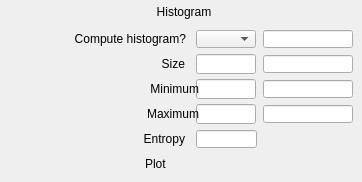
   <widget class="caFrame" name="caFrame_1">
    <property name="geometry">
     <rect>
      <x>755</x>
      <y>245</y>
      <width>362</width>
      <height>182</height>
     </rect>
    </property>
    <widget class="caGraphics" name="caRectangle_1">
     <property name="geometry">
      <rect>
       <x>127</x>
       <y>2</y>
       <width>107</width>
       <height>21</height>
      </rect>
     </property>
     <property name="foreground">
      <color>
       <red>218</red>
       <green>218</green>
       <blue>218</blue>
      </color>
     </property>
     <property name="linestyle" stdset="0">
      <enum>caGraphics::Solid</enum>
     </property>
     <property name="fillstyle" stdset="0">
      <enum>caGraphics::Filled</enum>
     </property>
     <property name="lineColor">
      <color>
       <red>218</red>
       <green>218</green>
       <blue>218</blue>
      </color>
     </property>
     <property name="form">
      <enum>caGraphics::Rectangle</enum>
     </property>
    </widget>
    <widget class="caLabel" name="caLabel_1">
     <property name="geometry">
      <rect>
       <x>130</x>
       <y>2</y>
       <width>108</width>
       <height>20</height>
      </rect>
     </property>
     <property name="frameShape">
      <enum>QFrame::NoFrame</enum>
     </property>
     <property name="text">
      <string>Histogram</string>
     </property>
     <property name="alignment">
      <set>Qt::AlignAbsolute|Qt::AlignCenter|Qt::AlignHCenter|Qt::AlignVCenter</set>
     </property>
     <property name="fontScaleMode">
      <enum>ESimpleLabel::WidthAndHeight</enum>
     </property>
     <property name="foreground">
      <color>
       <red>10</red>
       <green>0</green>
       <blue>184</blue>
      </color>
     </property>
     <property name="background">
      <color alpha="0">
       <red>10</red>
       <green>0</green>
       <blue>184</blue>
      </color>
     </property>
    </widget>
    <widget class="caMenu" name="caMenu_0">
     <property name="geometry">
      <rect>
       <x>196</x>
       <y>30</y>
       <width>60</width>
       <height>18</height>
      </rect>
     </property>
     <property name="channel" stdset="0">
      <string>$(P)$(R)ComputeHistogram</string>
     </property>
     <property name="colorMode">
      <enum>caMenu::Static</enum>
     </property>
     <property name="foreground">
      <color>
       <red>0</red>
       <green>0</green>
       <blue>0</blue>
      </color>
     </property>
     <property name="background">
      <color>
       <red>115</red>
       <green>223</green>
       <blue>255</blue>
      </color>
     </property>
    </widget>
    <widget class="caLabel" name="caLabel_2">
     <property name="geometry">
      <rect>
       <x>25</x>
       <y>29</y>
       <width>161</width>
       <height>20</height>
      </rect>
     </property>
     <property name="frameShape">
      <enum>QFrame::NoFrame</enum>
     </property>
     <property name="text">
      <string>Compute histogram?</string>
     </property>
     <property name="alignment">
      <set>Qt::AlignAbsolute|Qt::AlignRight|Qt::AlignTrailing|Qt::AlignVCenter</set>
     </property>
     <property name="fontScaleMode">
      <enum>ESimpleLabel::WidthAndHeight</enum>
     </property>
     <property name="foreground">
      <color>
       <red>0</red>
       <green>0</green>
       <blue>0</blue>
      </color>
     </property>
     <property name="background">
      <color alpha="0">
       <red>0</red>
       <green>0</green>
       <blue>0</blue>
      </color>
     </property>
    </widget>
    <widget class="caTextEntry" name="caTextEntry_0">
     <property name="geometry">
      <rect>
       <x>196</x>
       <y>54</y>
       <width>60</width>
       <height>20</height>
      </rect>
     </property>
     <property name="channel" stdset="0">
      <string>$(P)$(R)HistSize</string>
     </property>
     <property name="foreground">
      <color>
       <red>0</red>
       <green>0</green>
       <blue>0</blue>
      </color>
     </property>
     <property name="background">
      <color>
       <red>115</red>
       <green>223</green>
       <blue>255</blue>
      </color>
     </property>
     <property name="colorMode">
      <enum>caLineEdit::Static</enum>
     </property>
     <property name="precisionMode">
      <enum>caLineEdit::Channel</enum>
     </property>
     <property name="limitsMode">
      <enum>caLineEdit::Channel</enum>
     </property>
     <property name="maxValue">
      <double>1.000000000000000</double>
     </property>
     <property name="minValue">
      <double>0.000000000000000</double>
     </property>
     <property name="fontScaleMode">
      <enum>caLineEdit::WidthAndHeight</enum>
     </property>
     <property name="formatType">
      <enum>caLineEdit::decimal</enum>
     </property>
    </widget>
    <widget class="caLabel" name="caLabel_3">
     <property name="geometry">
      <rect>
       <x>115</x>
       <y>54</y>
       <width>70</width>
       <height>20</height>
      </rect>
     </property>
     <property name="frameShape">
      <enum>QFrame::NoFrame</enum>
     </property>
     <property name="text">
      <string>Size</string>
     </property>
     <property name="alignment">
      <set>Qt::AlignAbsolute|Qt::AlignRight|Qt::AlignTrailing|Qt::AlignVCenter</set>
     </property>
     <property name="fontScaleMode">
      <enum>ESimpleLabel::WidthAndHeight</enum>
     </property>
     <property name="foreground">
      <color>
       <red>0</red>
       <green>0</green>
       <blue>0</blue>
      </color>
     </property>
     <property name="background">
      <color alpha="0">
       <red>0</red>
       <green>0</green>
       <blue>0</blue>
      </color>
     </property>
    </widget>
    <widget class="caTextEntry" name="caTextEntry_1">
     <property name="geometry">
      <rect>
       <x>196</x>
       <y>79</y>
       <width>60</width>
       <height>20</height>
      </rect>
     </property>
     <property name="channel" stdset="0">
      <string>$(P)$(R)HistMin</string>
     </property>
     <property name="foreground">
      <color>
       <red>0</red>
       <green>0</green>
       <blue>0</blue>
      </color>
     </property>
     <property name="background">
      <color>
       <red>115</red>
       <green>223</green>
       <blue>255</blue>
      </color>
     </property>
     <property name="colorMode">
      <enum>caLineEdit::Static</enum>
     </property>
     <property name="precisionMode">
      <enum>caLineEdit::Channel</enum>
     </property>
     <property name="limitsMode">
      <enum>caLineEdit::Channel</enum>
     </property>
     <property name="maxValue">
      <double>1.000000000000000</double>
     </property>
     <property name="minValue">
      <double>0.000000000000000</double>
     </property>
     <property name="fontScaleMode">
      <enum>caLineEdit::WidthAndHeight</enum>
     </property>
     <property name="formatType">
      <enum>caLineEdit::decimal</enum>
     </property>
    </widget>
    <widget class="caLabel" name="caLabel_4">
     <property name="geometry">
      <rect>
       <x>115</x>
       <y>79</y>
       <width>84</width>
       <height>20</height>
      </rect>
     </property>
     <property name="frameShape">
      <enum>QFrame::NoFrame</enum>
     </property>
     <property name="text">
      <string>Minimum</string>
     </property>
     <property name="alignment">
      <set>Qt::AlignAbsolute|Qt::AlignRight|Qt::AlignTrailing|Qt::AlignVCenter</set>
     </property>
     <property name="fontScaleMode">
      <enum>ESimpleLabel::WidthAndHeight</enum>
     </property>
     <property name="foreground">
      <color>
       <red>0</red>
       <green>0</green>
       <blue>0</blue>
      </color>
     </property>
     <property name="background">
      <color alpha="0">
       <red>0</red>
       <green>0</green>
       <blue>0</blue>
      </color>
     </property>
    </widget>
    <widget class="caTextEntry" name="caTextEntry_2">
     <property name="geometry">
      <rect>
       <x>196</x>
       <y>104</y>
       <width>60</width>
       <height>20</height>
      </rect>
     </property>
     <property name="channel" stdset="0">
      <string>$(P)$(R)HistMax</string>
     </property>
     <property name="foreground">
      <color>
       <red>0</red>
       <green>0</green>
       <blue>0</blue>
      </color>
     </property>
     <property name="background">
      <color>
       <red>115</red>
       <green>223</green>
       <blue>255</blue>
      </color>
     </property>
     <property name="colorMode">
      <enum>caLineEdit::Static</enum>
     </property>
     <property name="precisionMode">
      <enum>caLineEdit::Channel</enum>
     </property>
     <property name="limitsMode">
      <enum>caLineEdit::Channel</enum>
     </property>
     <property name="maxValue">
      <double>1.000000000000000</double>
     </property>
     <property name="minValue">
      <double>0.000000000000000</double>
     </property>
     <property name="fontScaleMode">
      <enum>caLineEdit::WidthAndHeight</enum>
     </property>
     <property name="formatType">
      <enum>caLineEdit::decimal</enum>
     </property>
    </widget>
    <widget class="caLabel" name="caLabel_5">
     <property name="geometry">
      <rect>
       <x>115</x>
       <y>104</y>
       <width>84</width>
       <height>20</height>
      </rect>
     </property>
     <property name="frameShape">
      <enum>QFrame::NoFrame</enum>
     </property>
     <property name="text">
      <string>Maximum</string>
     </property>
     <property name="alignment">
      <set>Qt::AlignAbsolute|Qt::AlignRight|Qt::AlignTrailing|Qt::AlignVCenter</set>
     </property>
     <property name="fontScaleMode">
      <enum>ESimpleLabel::WidthAndHeight</enum>
     </property>
     <property name="foreground">
      <color>
       <red>0</red>
       <green>0</green>
       <blue>0</blue>
      </color>
     </property>
     <property name="background">
      <color alpha="0">
       <red>0</red>
       <green>0</green>
       <blue>0</blue>
      </color>
     </property>
    </widget>
    <widget class="caLineEdit" name="caLineEdit_0">
     <property name="geometry">
      <rect>
       <x>196</x>
       <y>130</y>
       <width>61</width>
       <height>18</height>
      </rect>
     </property>
     <property name="alignment">
      <set>Qt::AlignAbsolute|Qt::AlignLeading|Qt::AlignLeft|Qt::AlignVCenter</set>
     </property>
     <property name="channel" stdset="0">
      <string>$(P)$(R)HistEntropy_RBV</string>
     </property>
     <property name="foreground">
      <color>
       <red>10</red>
       <green>0</green>
       <blue>184</blue>
      </color>
     </property>
     <property name="background">
      <color>
       <red>187</red>
       <green>187</green>
       <blue>187</blue>
      </color>
     </property>
     <property name="colorMode">
      <enum>caLineEdit::Static</enum>
     </property>
     <property name="precisionMode">
      <enum>caLineEdit::Channel</enum>
     </property>
     <property name="limitsMode">
      <enum>caLineEdit::Channel</enum>
     </property>
     <property name="maxValue">
      <double>1.000000000000000</double>
     </property>
     <property name="minValue">
      <double>0.000000000000000</double>
     </property>
     <property name="fontScaleMode">
      <enum>caLineEdit::WidthAndHeight</enum>
     </property>
     <property name="formatType">
      <enum>caLineEdit::decimal</enum>
     </property>
    </widget>
    <widget class="caLabel" name="caLabel_6">
     <property name="geometry">
      <rect>
       <x>85</x>
       <y>129</y>
       <width>100</width>
       <height>20</height>
      </rect>
     </property>
     <property name="frameShape">
      <enum>QFrame::NoFrame</enum>
     </property>
     <property name="text">
      <string>Entropy</string>
     </property>
     <property name="alignment">
      <set>Qt::AlignAbsolute|Qt::AlignRight|Qt::AlignTrailing|Qt::AlignVCenter</set>
     </property>
     <property name="fontScaleMode">
      <enum>ESimpleLabel::WidthAndHeight</enum>
     </property>
     <property name="foreground">
      <color>
       <red>0</red>
       <green>0</green>
       <blue>0</blue>
      </color>
     </property>
     <property name="background">
      <color alpha="0">
       <red>0</red>
       <green>0</green>
       <blue>0</blue>
      </color>
     </property>
    </widget>
    <widget class="caGraphics" name="caRectangle_2">
     <property name="geometry">
      <rect>
       <x>0</x>
       <y>0</y>
       <width>360</width>
       <height>180</height>
      </rect>
     </property>
     <property name="foreground">
      <color>
       <red>0</red>
       <green>0</green>
       <blue>0</blue>
      </color>
     </property>
     <property name="linestyle" stdset="0">
      <enum>caGraphics::Solid</enum>
     </property>
     <property name="lineColor">
      <color>
       <red>0</red>
       <green>0</green>
       <blue>0</blue>
      </color>
     </property>
     <property name="form">
      <enum>caGraphics::Rectangle</enum>
     </property>
     <property name="background" stdset="0">
      <color alpha="0">
       <red>0</red>
       <green>0</green>
       <blue>0</blue>
      </color>
     </property>
    </widget>
    <widget class="caLineEdit" name="caLineEdit_1">
     <property name="geometry">
      <rect>
       <x>263</x>
       <y>30</y>
       <width>90</width>
       <height>18</height>
      </rect>
     </property>
     <property name="alignment">
      <set>Qt::AlignAbsolute|Qt::AlignLeading|Qt::AlignLeft|Qt::AlignVCenter</set>
     </property>
     <property name="channel" stdset="0">
      <string>$(P)$(R)ComputeHistogram_RBV</string>
     </property>
     <property name="foreground">
      <color>
       <red>10</red>
       <green>0</green>
       <blue>184</blue>
      </color>
     </property>
     <property name="background">
      <color>
       <red>70</red>
       <green>70</green>
       <blue>70</blue>
      </color>
     </property>
     <property name="colorMode">
      <enum>caLineEdit::Alarm_Static</enum>
     </property>
     <property name="precisionMode">
      <enum>caLineEdit::Channel</enum>
     </property>
     <property name="limitsMode">
      <enum>caLineEdit::Channel</enum>
     </property>
     <property name="maxValue">
      <double>1.000000000000000</double>
     </property>
     <property name="minValue">
      <double>0.000000000000000</double>
     </property>
     <property name="fontScaleMode">
      <enum>caLineEdit::WidthAndHeight</enum>
     </property>
     <property name="formatType">
      <enum>caLineEdit::decimal</enum>
     </property>
    </widget>
    <widget class="caLineEdit" name="caLineEdit_2">
     <property name="geometry">
      <rect>
       <x>263</x>
       <y>55</y>
       <width>90</width>
       <height>18</height>
      </rect>
     </property>
     <property name="alignment">
      <set>Qt::AlignAbsolute|Qt::AlignLeading|Qt::AlignLeft|Qt::AlignVCenter</set>
     </property>
     <property name="channel" stdset="0">
      <string>$(P)$(R)HistSize_RBV</string>
     </property>
     <property name="foreground">
      <color>
       <red>10</red>
       <green>0</green>
       <blue>184</blue>
      </color>
     </property>
     <property name="background">
      <color>
       <red>187</red>
       <green>187</green>
       <blue>187</blue>
      </color>
     </property>
     <property name="colorMode">
      <enum>caLineEdit::Static</enum>
     </property>
     <property name="precisionMode">
      <enum>caLineEdit::Channel</enum>
     </property>
     <property name="limitsMode">
      <enum>caLineEdit::Channel</enum>
     </property>
     <property name="maxValue">
      <double>1.000000000000000</double>
     </property>
     <property name="minValue">
      <double>0.000000000000000</double>
     </property>
     <property name="fontScaleMode">
      <enum>caLineEdit::WidthAndHeight</enum>
     </property>
     <property name="formatType">
      <enum>caLineEdit::decimal</enum>
     </property>
    </widget>
    <widget class="caLineEdit" name="caLineEdit_3">
     <property name="geometry">
      <rect>
       <x>263</x>
       <y>80</y>
       <width>90</width>
       <height>18</height>
      </rect>
     </property>
     <property name="alignment">
      <set>Qt::AlignAbsolute|Qt::AlignLeading|Qt::AlignLeft|Qt::AlignVCenter</set>
     </property>
     <property name="channel" stdset="0">
      <string>$(P)$(R)HistMin_RBV</string>
     </property>
     <property name="foreground">
      <color>
       <red>10</red>
       <green>0</green>
       <blue>184</blue>
      </color>
     </property>
     <property name="background">
      <color>
       <red>187</red>
       <green>187</green>
       <blue>187</blue>
      </color>
     </property>
     <property name="colorMode">
      <enum>caLineEdit::Static</enum>
     </property>
     <property name="precisionMode">
      <enum>caLineEdit::Channel</enum>
     </property>
     <property name="limitsMode">
      <enum>caLineEdit::Channel</enum>
     </property>
     <property name="maxValue">
      <double>1.000000000000000</double>
     </property>
     <property name="minValue">
      <double>0.000000000000000</double>
     </property>
     <property name="fontScaleMode">
      <enum>caLineEdit::WidthAndHeight</enum>
     </property>
     <property name="formatType">
      <enum>caLineEdit::decimal</enum>
     </property>
    </widget>
    <widget class="caLineEdit" name="caLineEdit_4">
     <property name="geometry">
      <rect>
       <x>263</x>
       <y>105</y>
       <width>90</width>
       <height>18</height>
      </rect>
     </property>
     <property name="alignment">
      <set>Qt::AlignAbsolute|Qt::AlignLeading|Qt::AlignLeft|Qt::AlignVCenter</set>
     </property>
     <property name="channel" stdset="0">
      <string>$(P)$(R)HistMax_RBV</string>
     </property>
     <property name="foreground">
      <color>
       <red>10</red>
       <green>0</green>
       <blue>184</blue>
      </color>
     </property>
     <property name="background">
      <color>
       <red>187</red>
       <green>187</green>
       <blue>187</blue>
      </color>
     </property>
     <property name="colorMode">
      <enum>caLineEdit::Static</enum>
     </property>
     <property name="precisionMode">
      <enum>caLineEdit::Channel</enum>
     </property>
     <property name="limitsMode">
      <enum>caLineEdit::Channel</enum>
     </property>
     <property name="maxValue">
      <double>1.000000000000000</double>
     </property>
     <property name="minValue">
      <double>0.000000000000000</double>
     </property>
     <property name="fontScaleMode">
      <enum>caLineEdit::WidthAndHeight</enum>
     </property>
     <property name="formatType">
      <enum>caLineEdit::decimal</enum>
     </property>
    </widget>
    <widget class="caFrame" name="caFrame_2">
     <property name="geometry">
      <rect>
       <x>145</x>
       <y>154</y>
       <width>113</width>
       <height>22</height>
      </rect>
     </property>
     <widget class="caRelatedDisplay" name="caRelatedDisplay_0">
      <property name="geometry">
       <rect>
        <x>51</x>
        <y>0</y>
        <width>60</width>
        <height>20</height>
       </rect>
      </property>
      <property name="foreground">
       <color>
        <red>0</red>
        <green>0</green>
        <blue>0</blue>
       </color>
      </property>
      <property name="background">
       <color>
        <red>115</red>
        <green>223</green>
        <blue>255</blue>
       </color>
      </property>
      <property name="labels">
       <string>netCDF file #1</string>
      </property>
      <property name="files">
       <string>NDPlot.ui</string>
      </property>
      <property name="args">
       <string>P=$(P),R=$(R),DATA=Histogram_RBV,TITLE=Histogram,XLABEL=Bin Number,YLABEL=Counts</string>
      </property>
      <property name="stackingMode" stdset="0">
       <enum>caRowColMenu::Menu</enum>
      </property>
      <property name="removeParent" stdset="0">
       <string>false</string>
      </property>
     </widget>
     <widget class="caLabel" name="caLabel_7">
      <property name="geometry">
       <rect>
        <x>0</x>
        <y>0</y>
        <width>48</width>
        <height>20</height>
       </rect>
      </property>
      <property name="frameShape">
       <enum>QFrame::NoFrame</enum>
      </property>
      <property name="text">
       <string>Plot</string>
      </property>
      <property name="alignment">
       <set>Qt::AlignAbsolute|Qt::AlignLeading|Qt::AlignLeft|Qt::AlignVCenter</set>
      </property>
      <property name="fontScaleMode">
       <enum>ESimpleLabel::WidthAndHeight</enum>
      </property>
      <property name="foreground">
       <color>
        <red>0</red>
        <green>0</green>
        <blue>0</blue>
       </color>
      </property>
      <property name="background">
       <color alpha="0">
        <red>0</red>
        <green>0</green>
        <blue>0</blue>
       </color>
      </property>
     </widget>
    </widget>
    <zorder>caRectangle_2</zorder>
    <zorder>caRectangle_1</zorder>
    <zorder>caLabel_1</zorder>
    <zorder>caMenu_0</zorder>
    <zorder>caLabel_2</zorder>
    <zorder>caTextEntry_0</zorder>
    <zorder>caLabel_3</zorder>
    <zorder>caTextEntry_1</zorder>
    <zorder>caLabel_4</zorder>
    <zorder>caTextEntry_2</zorder>
    <zorder>caLabel_5</zorder>
    <zorder>caLineEdit_0</zorder>
    <zorder>caLabel_6</zorder>
    <zorder>caLineEdit_1</zorder>
    <zorder>caLineEdit_2</zorder>
    <zorder>caLineEdit_3</zorder>
    <zorder>caLineEdit_4</zorder>
    <zorder>caFrame_2</zorder>
   </widget>
